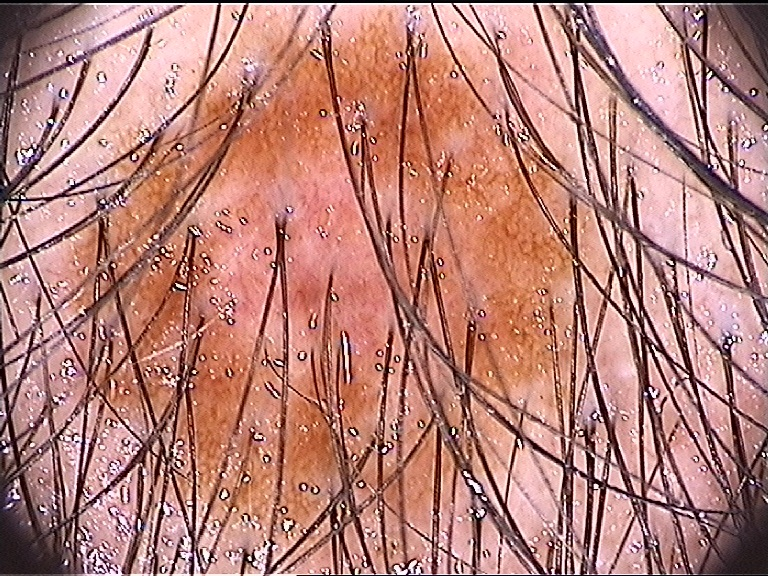
%> input picture clases/Clase13_InicioBanArtilleria/040.jpg, 768 x 576 px
$ octave main.m   (GNU Octave 9; MATLAB toolbox functions it lacks are replaced by stand-ins)
%> lines starting %> are read from the running program, lines starting %| are printed output that depends on the picture
### clases/Clase13_InicioBanArtilleria/componentes_color.m
function[b,c] = componentes_color(a)

[fil,col,cap] = size(a);

if cap==1
    b=a;c=a;
    return
end

% Componentes RGB
a1 = a;
a1 = normaliza(a1);
a1 = w2linea(a1);

% Componentes HSV
a2 = rgb2hsv(a);
a2 = normaliza(a2);
s = a2(:,:,2);
a2 = w2linea(a2);

% Componentes LAB
cform = makecform('srgb2lab');
a3 = applycform(a,cform);
lab = a3;
a3 = normaliza(a3);
b1 = a3(:,:,3);
a3 = w2linea(a3);

% Componentes CMYK
cform = makecform('srgb2cmyk');
a4 = applycform(a,cform);
a4 = normaliza(a4);
k = a4(:,:,4);
a4 = a4(:,:,1:3);
a4 = w2linea(a4);

% Componentes LCH
cform = makecform('lab2lch');
a5 = applycform(lab,cform);
a5 = normaliza(a5);
c1 = a5(:,:,2);
a5 = w2linea(a5);

%
b = [a1;a2;a3;a4;a5];
s = normaliza(s);
b1 = normaliza(b1);
c1 = normaliza(c1);
c = c1;

end

### clases/Clase13_InicioBanArtilleria/normaliza.m
function d = normaliza(e)
e = double(e);
e = e/max(e(:))*255;
d = uint8(e);
end

### clases/Clase13_InicioBanArtilleria/w2linea.m
function f = w2linea(g)
[fil,col,cap] = size(g);
f = reshape(g,[fil,col*cap]);
end

### clases/Clase13_InicioBanArtilleria/main.m
% [33 lines of commented-out code are left out]
clear all, close all, clc;
a = imread('040.jpg');
%> a is the input picture: size 576x768x3 uint8; mean R, G, B 181.6, 127.9, 119.9
b = rgb2gray(a);
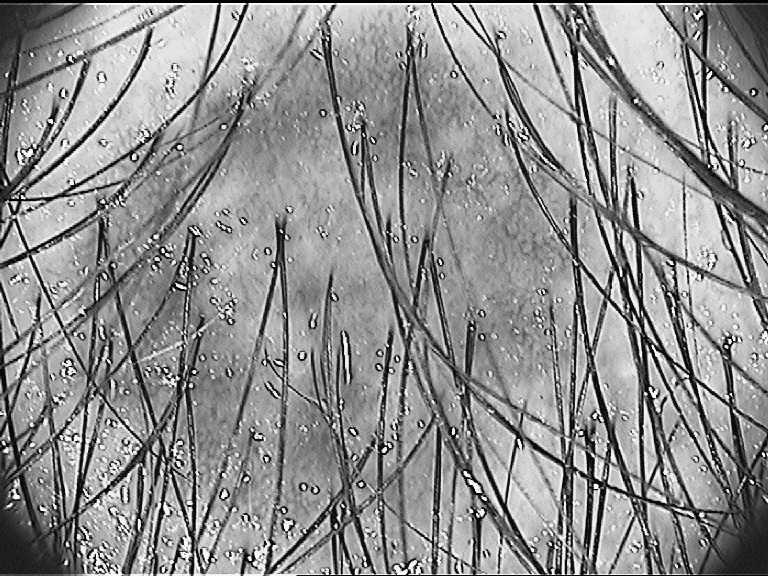
%> b: size 576x768 uint8; min 0, max 254, mean 143
[b,c] = componentes_color(a);
%> in w2linea, `f = reshape(g,[fil,col*cap]);`:
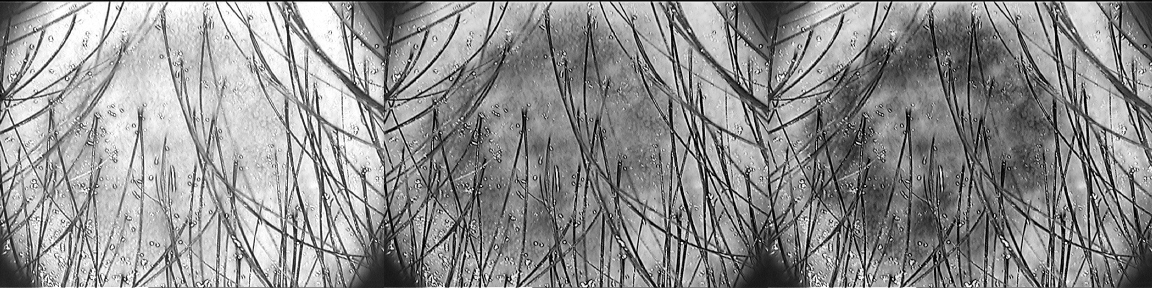
%> f: size 576x2304 uint8 (shown at 1/2 size); min 0, max 255, mean 143.1
%> in componentes_color, `a2 = rgb2hsv(a);`: a2: size 576x768x3 double; mean H, S, V 0.296, 0.403, 0.712
%> in normaliza (call 2), `e = e/max(e(:))*255;`: e: size 576x768x3 double; mean H, S, V 75.4, 102.7, 181.6
%> in normaliza (call 2), `d = uint8(e);`: d: size 576x768x3 uint8; mean H, S, V 75.5, 102.7, 181.6
%> in componentes_color, `s = a2(:,:,2);`:
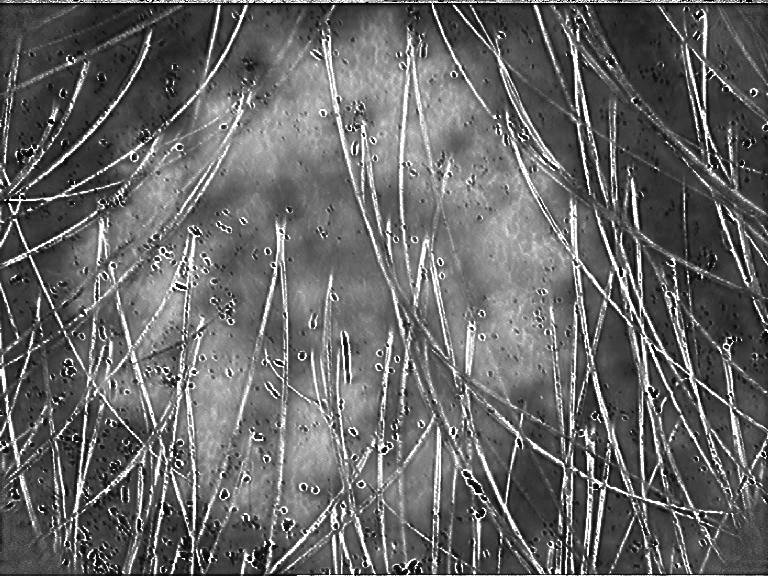
%> s: size 576x768 uint8; min 0, max 255, mean 102.7
%> in w2linea (call 2), `f = reshape(g,[fil,col*cap]);`:
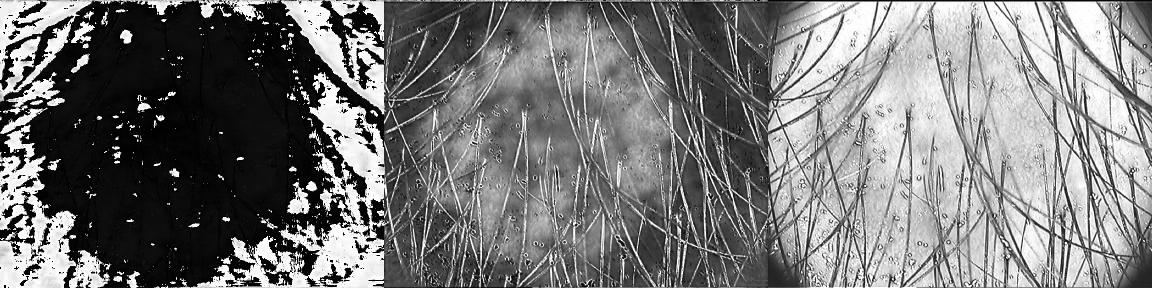
%> f: size 576x2304 uint8 (shown at 1/2 size); min 0, max 255, mean 119.9
%> in componentes_color, `a3 = applycform(a,cform);`: a3: size 576x768x3 uint8; mean of channels 1, 2, 3 148.4, 149, 141.5
%> in normaliza (call 3), `e = double(e);`: e: size 576x768x3 double; mean of channels 1, 2, 3 148.4, 149, 141.5
%> in normaliza (call 3), `e = e/max(e(:))*255;`: e: size 576x768x3 double; mean of channels 1, 2, 3 148.9, 149.6, 142
%> in normaliza (call 3), `d = uint8(e);`: d: size 576x768x3 uint8; mean of channels 1, 2, 3 149.1, 150, 142.4
%> in componentes_color, `b1 = a3(:,:,3);`:
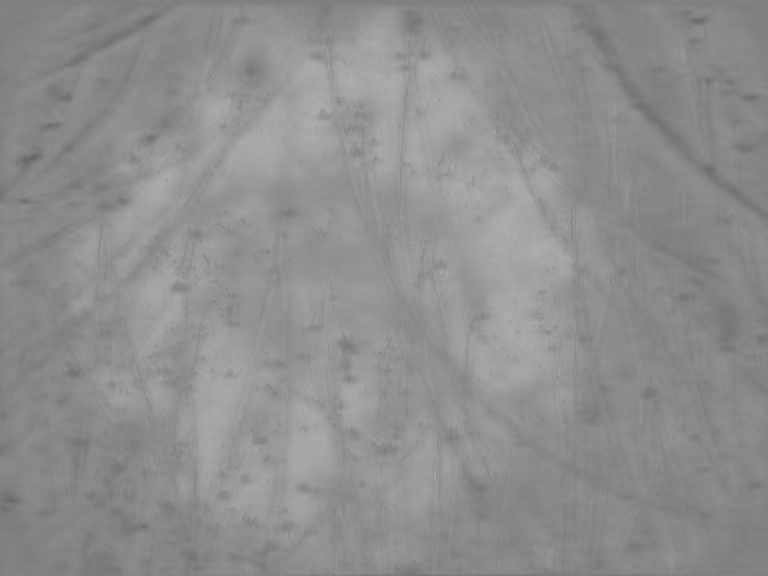
%> b1: size 576x768 uint8; min 101, max 174, mean 142.4
%> in w2linea (call 3), `f = reshape(g,[fil,col*cap]);`:
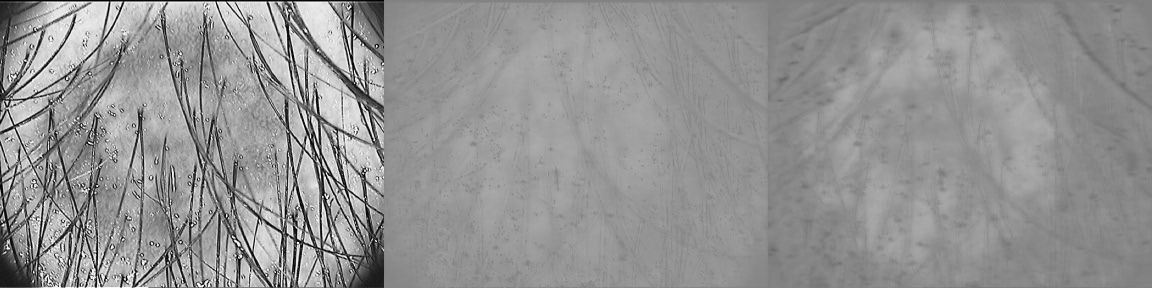
%> f: size 576x2304 uint8 (shown at 1/2 size); min 0, max 255, mean 147.2
%> the run ends on the next line

$ run again, with clases/Clase13_InicioBanArtilleria/002.jpg copied over clases/Clase13_InicioBanArtilleria/040.jpg
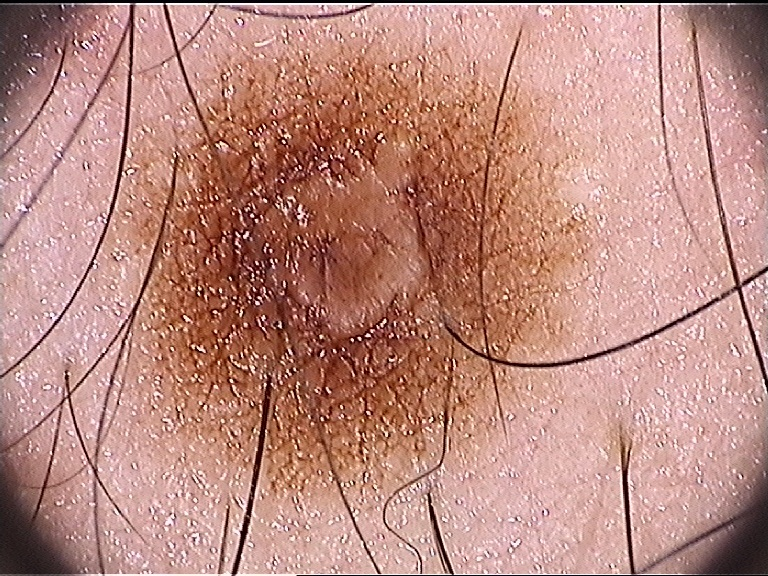
%> input picture clases/Clase13_InicioBanArtilleria/002.jpg, 768 x 576 px
%> a is the input picture: size 576x768x3 uint8; mean R, G, B 186.9, 137.6, 127.2
%> a2: size 576x768x3 double; mean H, S, V 0.157, 0.358, 0.733
%> d: size 576x768x3 uint8; mean H, S, V 39.9, 91.3, 187
%> a3: size 576x768x3 uint8; mean of channels 1, 2, 3 157.1, 146.8, 141.9
%> in componentes_color, `b1 = a3(:,:,3);`:
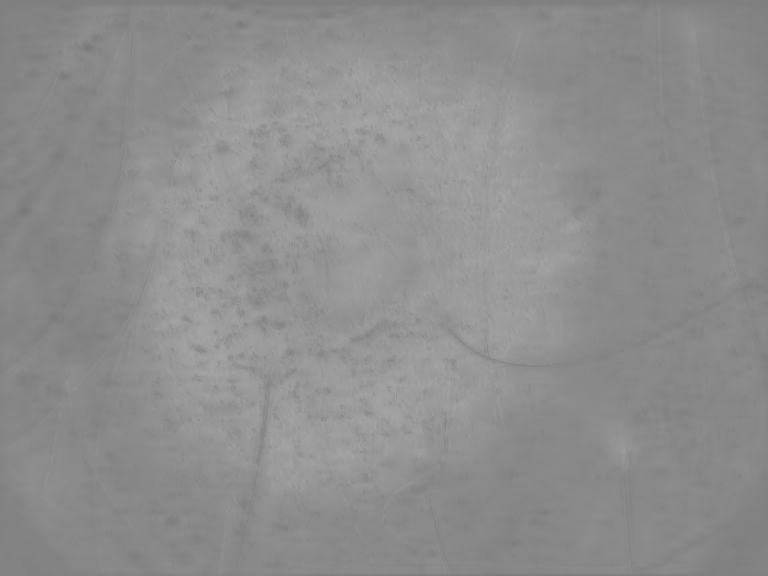
%> b1: size 576x768 uint8; min 120, max 167, mean 141.9
%> in w2linea (call 3), `f = reshape(g,[fil,col*cap]);`:
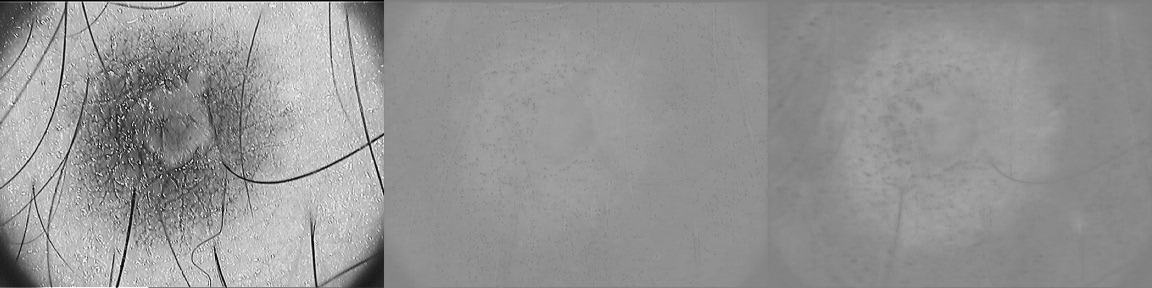
%> f: size 576x2304 uint8 (shown at 1/2 size); min 0, max 255, mean 148.6

$ run again, with clases/Clase13_InicioBanArtilleria/014.jpg copied over clases/Clase13_InicioBanArtilleria/040.jpg
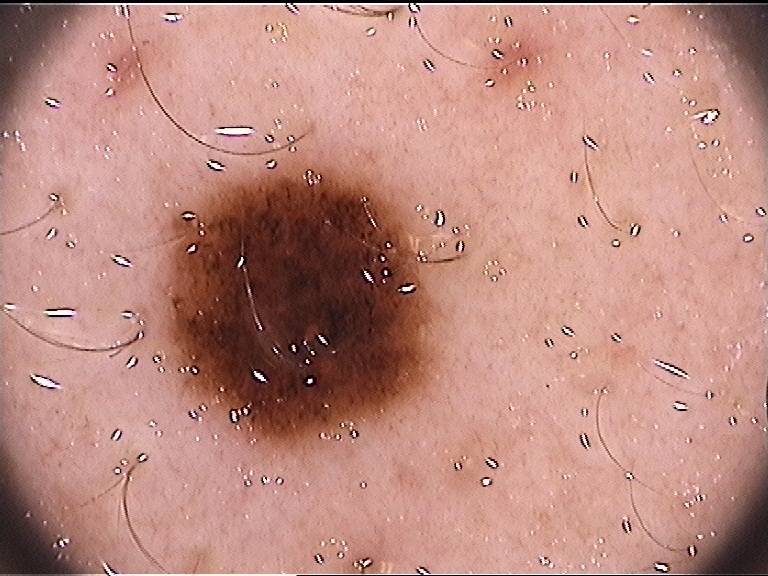
%> input picture clases/Clase13_InicioBanArtilleria/014.jpg, 768 x 576 px
%> a is the input picture: size 576x768x3 uint8; mean R, G, B 188.7, 138.6, 128.4
%> a2: size 576x768x3 double; mean H, S, V 0.054, 0.347, 0.74
%> d: size 576x768x3 uint8; mean H, S, V 13.8, 88.5, 188.7
%> a3: size 576x768x3 uint8; mean of channels 1, 2, 3 158.1, 146.8, 141.6
%> in componentes_color, `b1 = a3(:,:,3);`:
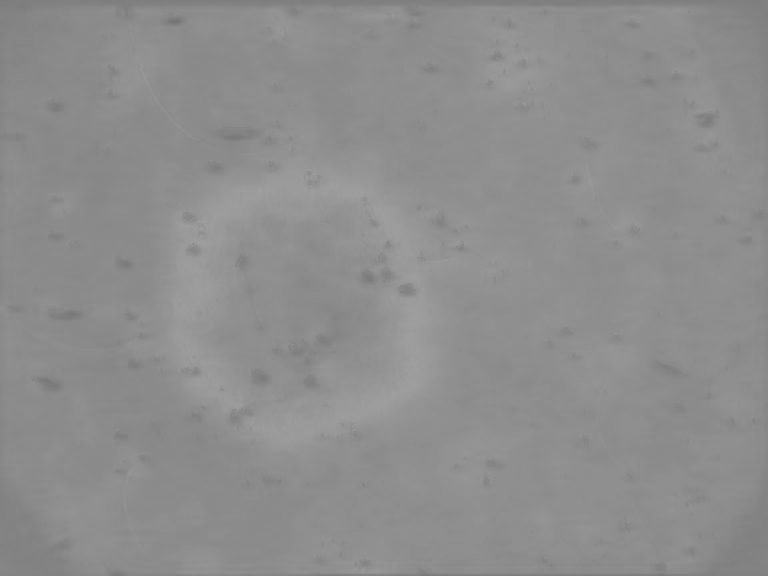
%> b1: size 576x768 uint8; min 116, max 160, mean 141.6
%> in w2linea (call 3), `f = reshape(g,[fil,col*cap]);`:
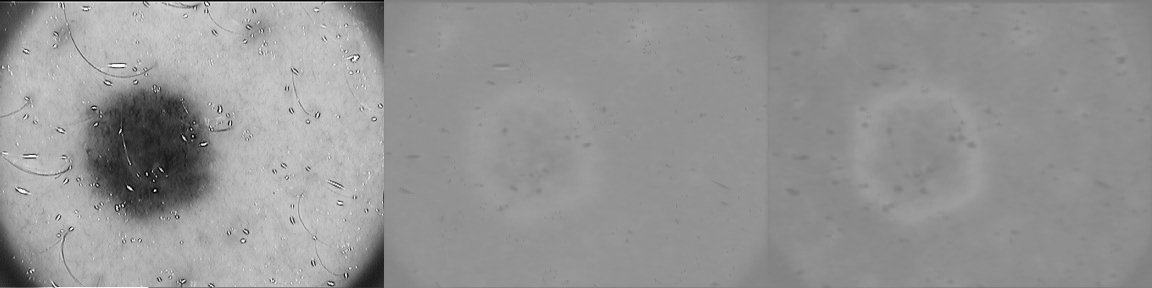
%> f: size 576x2304 uint8 (shown at 1/2 size); min 0, max 255, mean 148.8
